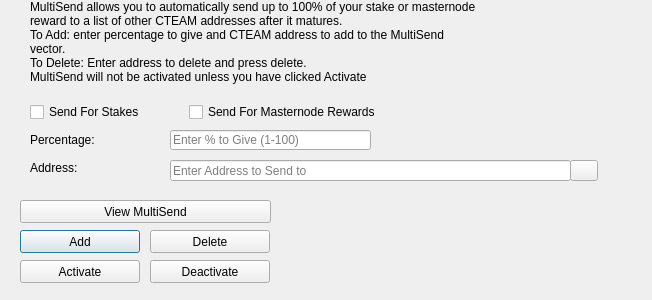
<?xml version="1.0" encoding="UTF-8"?>
<ui version="4.0">
 <class>MultiSendDialog</class>
 <widget class="QDialog" name="MultiSendDialog">
  <property name="windowModality">
   <enum>Qt::NonModal</enum>
  </property>
  <property name="geometry">
   <rect>
    <x>0</x>
    <y>0</y>
    <width>652</width>
    <height>300</height>
   </rect>
  </property>
  <property name="windowTitle">
   <string>MultiSend</string>
  </property>
  <widget class="QLineEdit" name="multiSendPercentEdit">
   <property name="geometry">
    <rect>
     <x>170</x>
     <y>130</y>
     <width>201</width>
     <height>20</height>
    </rect>
   </property>
   <property name="toolTip">
    <string>Enter whole numbers 1 - 100</string>
   </property>
   <property name="placeholderText">
    <string>Enter % to Give (1-100)</string>
   </property>
  </widget>
  <widget class="QLineEdit" name="multiSendAddressEdit">
   <property name="geometry">
    <rect>
     <x>170</x>
     <y>160</y>
     <width>401</width>
     <height>21</height>
    </rect>
   </property>
   <property name="toolTip">
    <string/>
   </property>
   <property name="placeholderText">
    <string>Enter Address to Send to</string>
   </property>
  </widget>
  <widget class="QLabel" name="label_2">
   <property name="geometry">
    <rect>
     <x>30</x>
     <y>0</y>
     <width>451</width>
     <height>121</height>
    </rect>
   </property>
   <property name="lineWidth">
    <number>1</number>
   </property>
   <property name="text">
    <string>MultiSend allows you to automatically send up to 100% of your stake or masternode reward to a list of other CTEAM addresses after it matures.
To Add: enter percentage to give and CTEAM address to add to the MultiSend vector.
To Delete: Enter address to delete and press delete.
MultiSend will not be activated unless you have clicked Activate</string>
   </property>
   <property name="alignment">
    <set>Qt::AlignLeading|Qt::AlignLeft|Qt::AlignTop</set>
   </property>
   <property name="wordWrap">
    <bool>true</bool>
   </property>
  </widget>
  <widget class="QLabel" name="message">
   <property name="geometry">
    <rect>
     <x>290</x>
     <y>200</y>
     <width>351</width>
     <height>91</height>
    </rect>
   </property>
   <property name="text">
    <string/>
   </property>
  </widget>
  <widget class="QPushButton" name="addButton">
   <property name="geometry">
    <rect>
     <x>20</x>
     <y>230</y>
     <width>120</width>
     <height>23</height>
    </rect>
   </property>
   <property name="toolTip">
    <string/>
   </property>
   <property name="statusTip">
    <string>Add to MultiSend Vector</string>
   </property>
   <property name="text">
    <string>Add</string>
   </property>
  </widget>
  <widget class="QPushButton" name="disableButton">
   <property name="geometry">
    <rect>
     <x>150</x>
     <y>260</y>
     <width>120</width>
     <height>23</height>
    </rect>
   </property>
   <property name="statusTip">
    <string>Deactivate MultiSend</string>
   </property>
   <property name="text">
    <string>Deactivate</string>
   </property>
  </widget>
  <widget class="QPushButton" name="addressBookButton">
   <property name="geometry">
    <rect>
     <x>570</x>
     <y>160</y>
     <width>28</width>
     <height>21</height>
    </rect>
   </property>
   <property name="toolTip">
    <string>Choose an address from the address book</string>
   </property>
   <property name="text">
    <string/>
   </property>
   <property name="icon">
    <iconset resource="../cteam.qrc">
     <normaloff>:/icons/address-book</normaloff>:/icons/address-book</iconset>
   </property>
   <property name="shortcut">
    <string>Alt+A</string>
   </property>
   <property name="autoDefault">
    <bool>false</bool>
   </property>
  </widget>
  <widget class="QLabel" name="label">
   <property name="geometry">
    <rect>
     <x>30</x>
     <y>130</y>
     <width>121</width>
     <height>20</height>
    </rect>
   </property>
   <property name="toolTip">
    <string>Percentage of stake to send</string>
   </property>
   <property name="text">
    <string>Percentage:</string>
   </property>
  </widget>
  <widget class="QLabel" name="label_5">
   <property name="geometry">
    <rect>
     <x>30</x>
     <y>160</y>
     <width>111</width>
     <height>16</height>
    </rect>
   </property>
   <property name="toolTip">
    <string>Address to send portion of stake to</string>
   </property>
   <property name="text">
    <string>Address:</string>
   </property>
  </widget>
  <widget class="QPushButton" name="deleteButton">
   <property name="geometry">
    <rect>
     <x>150</x>
     <y>230</y>
     <width>120</width>
     <height>23</height>
    </rect>
   </property>
   <property name="toolTip">
    <string/>
   </property>
   <property name="statusTip">
    <string>Delete Address From MultiSend Vector</string>
   </property>
   <property name="text">
    <string>Delete</string>
   </property>
  </widget>
  <widget class="QPushButton" name="activateButton">
   <property name="geometry">
    <rect>
     <x>20</x>
     <y>260</y>
     <width>120</width>
     <height>23</height>
    </rect>
   </property>
   <property name="statusTip">
    <string>Activate MultiSend</string>
   </property>
   <property name="text">
    <string>Activate</string>
   </property>
  </widget>
  <widget class="QPushButton" name="viewButton">
   <property name="geometry">
    <rect>
     <x>20</x>
     <y>200</y>
     <width>251</width>
     <height>23</height>
    </rect>
   </property>
   <property name="toolTip">
    <string/>
   </property>
   <property name="statusTip">
    <string>View MultiSend Vector</string>
   </property>
   <property name="text">
    <string>View MultiSend</string>
   </property>
  </widget>
  <widget class="QWidget" name="horizontalLayoutWidget">
   <property name="geometry">
    <rect>
     <x>30</x>
     <y>100</y>
     <width>351</width>
     <height>24</height>
    </rect>
   </property>
   <layout class="QHBoxLayout" name="horizontalLayout">
    <item>
     <widget class="QCheckBox" name="multiSendStakeCheckBox">
      <property name="text">
       <string>Send For Stakes</string>
      </property>
     </widget>
    </item>
    <item>
     <widget class="QCheckBox" name="multiSendMasternodeCheckBox">
      <property name="text">
       <string>Send For Masternode Rewards</string>
      </property>
     </widget>
    </item>
   </layout>
  </widget>
 </widget>
 <resources>
  <include location="../cteam.qrc"/>
 </resources>
 <connections/>
</ui>
